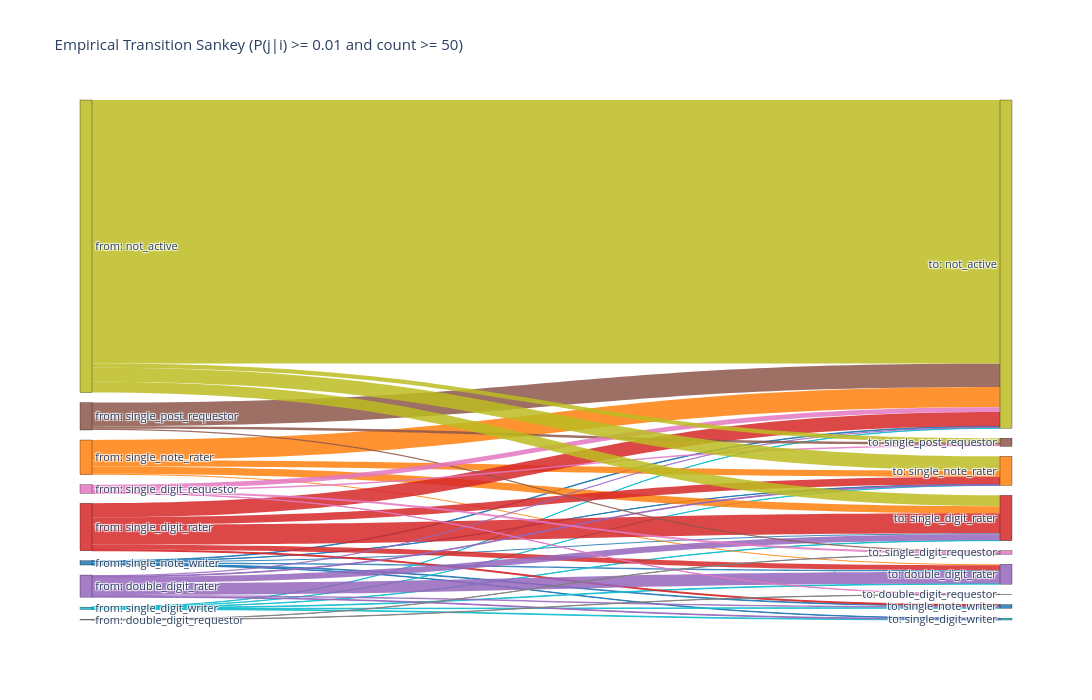

Notebook source saved alongside this figure:
### Code cell
import plotly.graph_objects as go

# Build edge table from empirical transitions: include count + P(j|i).
empirical_edges = (
    transition_matrix_long.select(["activity_class", "next_state", "probability"])
    .join(
        transition_counts.rename({"activity_class": "activity_class", "next_state": "next_state"}),
        on=["activity_class", "next_state"],
        how="left",
    )
    .with_columns(pl.col("count").fill_null(0).cast(pl.Int64))
)

# Defensible filtering: both probability and minimum count thresholds.
filtered_edges = empirical_edges.filter(
    (pl.col("probability") >= 0.01) & (pl.col("count") >= 50)
)

if filtered_edges.height == 0:
    print("No transitions satisfy P(j|i) >= 0.01 and count >= 50.")
else:
    # Separate from/to node sets for clean left-to-right flow.
    from_nodes = [f"from: {s}" for s in states]
    to_nodes = [f"to: {s}" for s in states]
    node_labels = from_nodes + to_nodes

    # State color palette (source and target nodes share the same base color by state).
    state_colors_rgba = {
        "single_note_writer": "rgba(31,119,180,0.85)",
        "single_digit_writer": "rgba(23,190,207,0.85)",
        "double_digit_writer": "rgba(44,160,44,0.85)",
        "single_note_rater": "rgba(255,127,14,0.85)",
        "single_digit_rater": "rgba(214,39,40,0.85)",
        "double_digit_rater": "rgba(148,103,189,0.85)",
        "single_post_requestor": "rgba(140,86,75,0.85)",
        "single_digit_requestor": "rgba(227,119,194,0.85)",
        "double_digit_requestor": "rgba(127,127,127,0.85)",
        "not_active": "rgba(188,189,34,0.85)",
    }

    from_idx_map = {s: i for i, s in enumerate(states)}
    to_idx_map = {s: i + len(states) for i, s in enumerate(states)}

    sources = [from_idx_map[s] for s in filtered_edges["activity_class"].to_list()]
    targets = [to_idx_map[s] for s in filtered_edges["next_state"].to_list()]
    values = filtered_edges["count"].to_list()

    # Color links by source state for easier path tracing.
    link_colors = [state_colors_rgba[s] for s in filtered_edges["activity_class"].to_list()]

    node_colors = [state_colors_rgba[s] for s in states] + [state_colors_rgba[s] for s in states]

    hover_text = [
        f"{f} -> {t}<br>count={c}<br>P(j|i)={p:.3f}"
        for f, t, c, p in zip(
            filtered_edges["activity_class"].to_list(),
            filtered_edges["next_state"].to_list(),
            filtered_edges["count"].to_list(),
            filtered_edges["probability"].to_list(),
        )
    ]

    fig = go.Figure(
        data=[
            go.Sankey(
                arrangement="snap",
                node=dict(
                    pad=10,
                    thickness=12,
                    line=dict(color="black", width=0.3),
                    label=node_labels,
                    color=node_colors,
                ),
                link=dict(
                    source=sources,
                    target=targets,
                    value=values,
                    color=link_colors,
                    customdata=hover_text,
                    hovertemplate="%{customdata}<extra></extra>",
                ),
            )
        ]
    )

    fig.update_layout(
        title_text="Empirical Transition Sankey (P(j|i) >= 0.01 and count >= 50)",
        font_size=11,
        width=1200,
        height=700,
    )

    fig.show()

    print(f"Transitions kept: {filtered_edges.height}")
    filtered_edges.sort(["activity_class", "next_state"])

### Figure 1 — Plotly figure (JSON) as saved in the notebook; plotly's stock layout.template omitted (floating-point values rounded to 4 significant figures)
{"data": [{"arrangement": "snap", "link": {"color": ["rgba(31,119,180,0.85)", "rgba(31,119,180,0.85)", "rgba(31,119,180,0.85)", "rgba(31,119,180,0.85)", "rgba(31,119,180,0.85)", "rgba(31,119,180,0.85)", "rgba(23,190,207,0.85)", "rgba(23,190,207,0.85)", "rgba(23,190,207,0.85)", "rgba(23,190,207,0.85)", "rgba(23,190,207,0.85)", "rgba(23,190,207,0.85)", "rgba(255,127,14,0.85)", "rgba(255,127,14,0.85)", "rgba(255,127,14,0.85)", "rgba(255,127,14,0.85)", "rgba(214,39,40,0.85)", "rgba(214,39,40,0.85)", "rgba(214,39,40,0.85)", "rgba(214,39,40,0.85)", "rgba(214,39,40,0.85)", "rgba(148,103,189,0.85)", "rgba(148,103,189,0.85)", "rgba(148,103,189,0.85)", "rgba(148,103,189,0.85)", "rgba(148,103,189,0.85)", "rgba(148,103,189,0.85)", "rgba(140,86,75,0.85)", "rgba(140,86,75,0.85)", "rgba(140,86,75,0.85)", "rgba(227,119,194,0.85)", "rgba(227,119,194,0.85)", "rgba(227,119,194,0.85)", "rgba(227,119,194,0.85)", "rgba(127,127,127,0.85)", "rgba(127,127,127,0.85)", "rgba(188,189,34,0.85)", "rgba(188,189,34,0.85)", "rgba(188,189,34,0.85)", "rgba(188,189,34,0.85)"], "customdata": ["single_note_writer -> single_note_writer<br>count=405<br>P(j|i)=0.153", "single_note_writer -> single_digit_writer<br>count=267<br>P(j|i)=0.101", "single_note_writer -> single_note_rater<br>count=162<br>P(j|i)=0.061", "single_note_writer -> single_digit_rater<br>count=675<br>P(j|i)=0.255", "single_note_writer -> double_digit_rater<br>count=807<br>P(j|i)=0.305", "single_note_writer -> not_active<br>count=323<br>P(j|i)=0.122", "single_digit_writer -> single_note_writer<br>count=301<br>P(j|i)=0.206", "single_digit_writer -> single_digit_writer<br>count=402<br>P(j|i)=0.276", "single_digit_writer -> single_note_rater<br>count=58<br>P(j|i)=0.040", "single_digit_writer -> single_digit_rater<br>count=206<br>P(j|i)=0.141", "single_digit_writer -> double_digit_rater<br>count=379<br>P(j|i)=0.260", "single_digit_writer -> not_active<br>count=91<br>P(j|i)=0.062", "single_note_rater -> single_note_rater<br>count=3857<br>P(j|i)=0.177", "single_note_rater -> single_digit_rater<br>count=4445<br>P(j|i)=0.204", "single_note_rater -> double_digit_rater<br>count=676<br>P(j|i)=0.031", "single_note_rater -> not_active<br>count=12428<br>P(j|i)=0.571", "single_digit_rater -> single_note_writer<br>count=593<br>P(j|i)=0.020", "single_digit_rater -> single_note_rater<br>count=4641<br>P(j|i)=0.157", "single_digit_rater -> single_digit_rater<br>count=12279<br>P(j|i)=0.415", "single_digit_rater -> double_digit_rater<br>count=3095<br>P(j|i)=0.105", "single_digit_rater -> not_active<br>count=8631<br>P(j|i)=0.292", "double_digit_rater -> single_note_writer<br>count=911<br>P(j|i)=0.067", "double_digit_rater -> single_digit_writer<br>count=410<br>P(j|i)=0.030", "double_digit_rater -> single_note_rater<br>count=436<br>P(j|i)=0.032", "double_digit_rater -> single_digit_rater<br>count=3688<br>P(j|i)=0.270", "double_digit_rater -> double_digit_rater<br>count=7312<br>P(j|i)=0.536", "double_digit_rater -> not_active<br>count=869<br>P(j|i)=0.064", "single_post_requestor -> single_post_requestor<br>count=1485<br>P(j|i)=0.087", "single_post_requestor -> single_digit_requestor<br>count=818<br>P(j|i)=0.048", "single_post_requestor -> not_active<br>count=14575<br>P(j|i)=0.851", "single_digit_requestor -> single_post_requestor<br>count=933<br>P(j|i)=0.174", "single_digit_requestor -> single_digit_requestor<br>count=1233<br>P(j|i)=0.230", "single_digit_requestor -> double_digit_requestor<br>count=126<br>P(j|i)=0.024", "single_digit_requestor -> not_active<br>count=2974<br>P(j|i)=0.555", "double_digit_requestor -> single_digit_requestor<br>count=155<br>P(j|i)=0.373", "double_digit_requestor -> double_digit_requestor<br>count=174<br>P(j|i)=0.419", "not_active -> single_note_rater<br>count=8729<br>P(j|i)=0.048", "not_active -> single_digit_rater<br>count=6631<br>P(j|i)=0.036", "not_active -> single_post_requestor<br>count=2598<br>P(j|i)=0.014", "not_active -> not_active<br>count=162353<br>P(j|i)=0.889"], "hovertemplate": "%{customdata}<extra></extra>", "source": [0, 0, 0, 0, 0, 0, 1, 1, 1, 1, 1, 1, 3, 3, 3, 3, 4, 4, 4, 4, 4, 5, 5, 5, 5, 5, 5, 6, 6, 6, 7, 7, 7, 7, 8, 8, 9, 9, 9, 9], "target": [10, 11, 13, 14, 15, 19, 10, 11, 13, 14, 15, 19, 13, 14, 15, 19, 10, 13, 14, 15, 19, 10, 11, 13, 14, 15, 19, 16, 17, 19, 16, 17, 18, 19, 17, 18, 13, 14, 16, 19], "value": [405, 267, 162, 675, 807, 323, 301, 402, 58, 206, 379, 91, 3857, 4445, 676, 12428, 593, 4641, 12279, 3095, 8631, 911, 410, 436, 3688, 7312, 869, 1485, 818, 14575, 933, 1233, 126, 2974, 155, 174, 8729, 6631, 2598, 162353]}, "node": {"color": ["rgba(31,119,180,0.85)", "rgba(23,190,207,0.85)", "rgba(44,160,44,0.85)", "rgba(255,127,14,0.85)", "rgba(214,39,40,0.85)", "rgba(148,103,189,0.85)", "rgba(140,86,75,0.85)", "rgba(227,119,194,0.85)", "rgba(127,127,127,0.85)", "rgba(188,189,34,0.85)", "rgba(31,119,180,0.85)", "rgba(23,190,207,0.85)", "rgba(44,160,44,0.85)", "rgba(255,127,14,0.85)", "rgba(214,39,40,0.85)", "rgba(148,103,189,0.85)", "rgba(140,86,75,0.85)", "rgba(227,119,194,0.85)", "rgba(127,127,127,0.85)", "rgba(188,189,34,0.85)"], "label": ["from: single_note_writer", "from: single_digit_writer", "from: double_digit_writer", "from: single_note_rater", "from: single_digit_rater", "from: double_digit_rater", "from: single_post_requestor", "from: single_digit_requestor", "from: double_digit_requestor", "from: not_active", "to: single_note_writer", "to: single_digit_writer", "to: double_digit_writer", "to: single_note_rater", "to: single_digit_rater", "to: double_digit_rater", "to: single_post_requestor", "to: single_digit_requestor", "to: double_digit_requestor", "to: not_active"], "line": {"color": "black", "width": 0.3}, "pad": 10, "thickness": 12}, "type": "sankey"}], "layout": {"font": {"size": 11}, "height": 700, "title": {"text": "Empirical Transition Sankey (P(j|i) >= 0.01 and count >= 50)"}, "width": 1200}}
